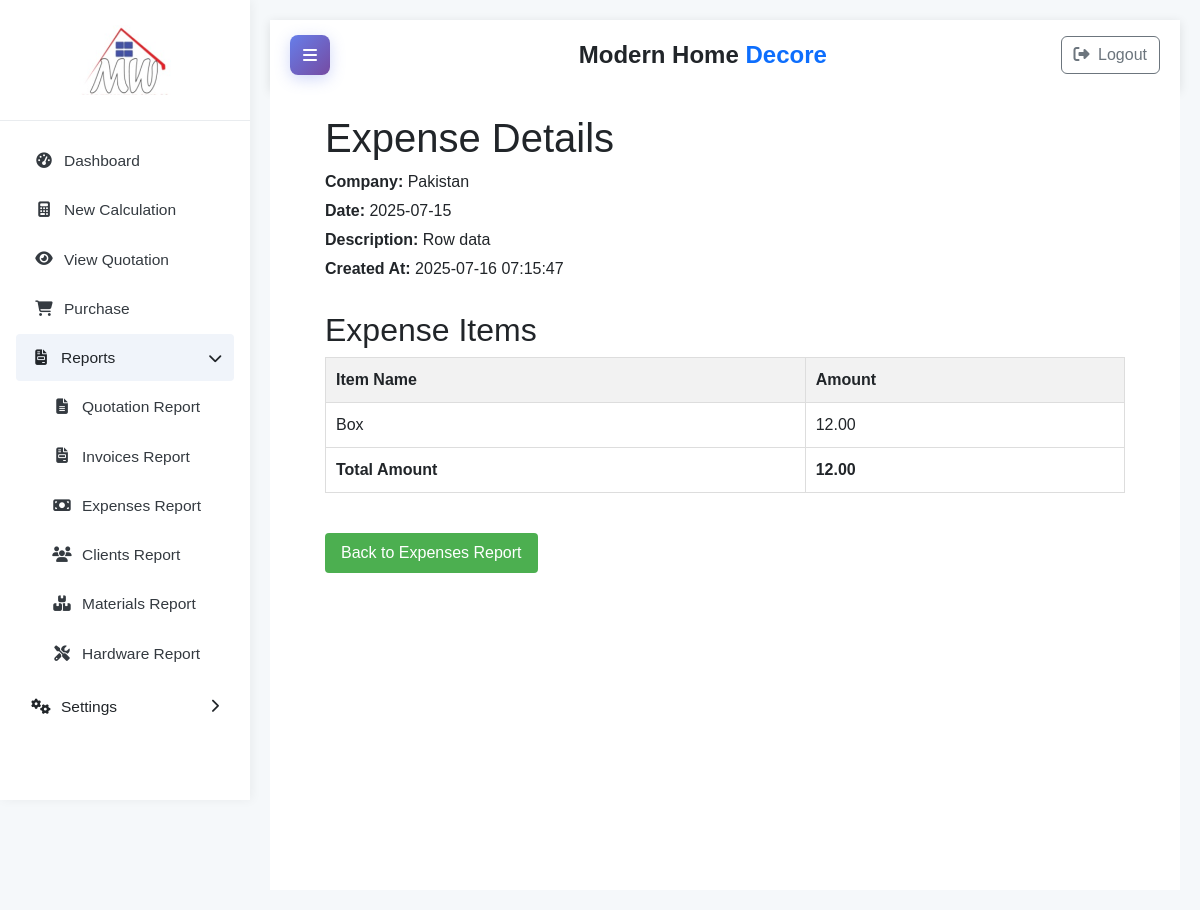
The app's page /index.php?page=reports_views&id=4 with its own data.
### tables this page shows
CREATE TABLE `expenses` (
  `id` int(11) NOT NULL,
  `company_id` int(11) NOT NULL,
  `expense_date` date NOT NULL,
  `description` text DEFAULT NULL,
  `total_amount` decimal(10,2) NOT NULL,
  `created_at` timestamp NULL DEFAULT current_timestamp()
);

CREATE TABLE `companies` (
  `id` int(11) NOT NULL,
  `name` varchar(255) NOT NULL,
  `description` text DEFAULT NULL,
  `created_at` timestamp NOT NULL DEFAULT current_timestamp(),
  `updated_at` timestamp NOT NULL DEFAULT current_timestamp() ON UPDATE current_timestamp()
);

CREATE TABLE `expense_items` (
  `id` int(11) NOT NULL,
  `expense_id` int(11) NOT NULL,
  `item_name` varchar(255) NOT NULL,
  `amount` decimal(10,2) NOT NULL
);

### eview.php (the view, shortened to what this page needs)
<?php
$db = new mysqli('localhost', 'root', '', 'u742242489_decore');
$expense_id = intval($_GET['id']);
$expense = $db->query("
    SELECT e.*, c.name as company_name
    FROM expenses e
    JOIN companies c ON e.company_id = c.id
    WHERE e.id = $expense_id
")->fetch_assoc();
$items = $db->query("
    SELECT * FROM expense_items
    WHERE expense_id = $expense_id
    ORDER BY id
");
?>
<!DOCTYPE html>
<html lang="en">
<head>
</head>
<body>
    <div class="detail-container">
        <h1>Expense Details</h1>
        <div class="header-info">
            <p><strong>Company:</strong> <?= htmlspecialchars($expense['company_name']) ?></p>
            <p><strong>Date:</strong> <?= htmlspecialchars($expense['expense_date']) ?></p>
            <p><strong>Description:</strong> <?= htmlspecialchars($expense['description']) ?></p>
            <p><strong>Created At:</strong> <?= htmlspecialchars($expense['created_at']) ?></p>
        </div>
        <h2>Expense Items</h2>
        <table class="detail-table">
            <thead>
                <tr>
                    <th>Item Name</th>
                    <th>Amount</th>
                </tr>
            </thead>
            <tbody>
                <?php while ($item = $items->fetch_assoc()): ?>
                    <tr>
                        <td><?= htmlspecialchars($item['item_name']) ?></td>
                        <td><?= number_format($item['amount'], 2) ?></td>
                    </tr>
                <?php endwhile; ?>
                <tr class="total-row">
                    <td>Total Amount</td>
                    <td><?= number_format($expense['total_amount'], 2) ?></td>
                </tr>
            </tbody>
        </table>
        <a href="index.php?page=reports_expenses" class="back-btn">Back to Expenses Report</a>
    </div>
</body>
</html>

### index.php (style rules this page uses)
:root { --primary: #3498db; --secondary: #2980b9; --accent: #2c3e50; --light: #f8f9fa; --dark: #343a40; }
body { font-family: 'Segoe UI', sans-serif; background-color: #f5f8fa; }

### eview.php (style rules this page uses)
body { font-family: Arial, sans-serif; margin: 20px; }
.detail-container { max-width: 800px; margin: 0 auto; }
.header-info { margin-bottom: 30px; }
.header-info p { margin: 5px 0; }
.detail-table { width: 100%; border-collapse: collapse; margin-bottom: 20px; }
.detail-table th, .detail-table td { border: 1px solid #ddd; padding: 10px; }
.detail-table th { background-color: #f2f2f2; text-align: left; }
.total-row { font-weight: bold; }
.back-btn { display: inline-block; background-color: #4CAF50; color: white; padding: 8px 16px; text-decoration: none; border-radius: 4px; margin-top: 20px; }

### records on screen
expenses: company.name "Pakistan", expense_date "2025-07-15", description "Row data", created_at "2025-07-16 07:15:47", total_amount "12.00"
expense_items: item_name "Box", amount "12.00"
